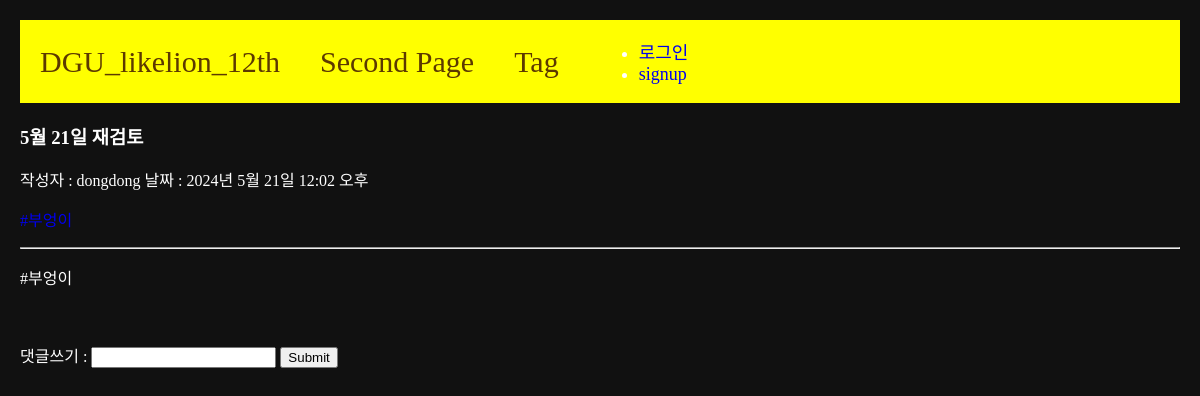
Page /6 on the committed database.
### main/models.py (models this page shows, shortened)
class Post(models.Model):
    title = models.CharField(max_length=50)
    writer = models.ForeignKey(User, null=False, blank=False, on_delete=models.CASCADE)
    body = models.TextField()
    pub_date = models.DateTimeField()
    image = models.ImageField(upload_to="post/", blank=True, null=True)
    weather = models.CharField(max_length=50, blank=True, null=True)
    tags = models.ManyToManyField(Tag, related_name='posts', blank=True)

### main/views.py (the view, shortened to what this page needs)
# urls.py: path('<int:id>', detail, name="detail"),
def detail(request, id):
    post = get_object_or_404(Post, pk = id)
    if request.method == 'GET':
        comments = Comment.objects.filter(post=post)
        return render(request, 'main/detail.html', {'post':post, 'comments': comments})

### main/templates/main/detail.html (shortened to what this page needs)
{% extends 'base.html' %}
{% load static %}
{% block content %}
<h3>{{post.title}}</h3>
작성자 : {{post.writer}}
날짜 : {{post.pub_date}}
<p>
    {% for tag in post.tags.all %}
            <a href="{% url 'main:tag-posts' tag.id %}">#{{ tag.name }} </a>
    {% endfor %}
</p>
<hr/>
<p>{{post.body}}</p>
<br>
<div class="comment_container">
    <div class="comment_form">
        <form action="{% url 'main:detail' post.id %}" method="POST">
            댓글쓰기 : <input type="text" name="content">
            <input type="submit" name="submit">
        </form>
    </div>
</div>
{% endblock %}

### project/templates/base.html (style rules this page uses)
a { text-decoration: none; }
.body-container { background-color: #111; color: #fff; margin: 20px; }

### rows in the picture
Post: title "5월 21일 재검토", writer "dongdong", pub_date "2024년 5월 21일 12:02 오후", body "#부엉이"
